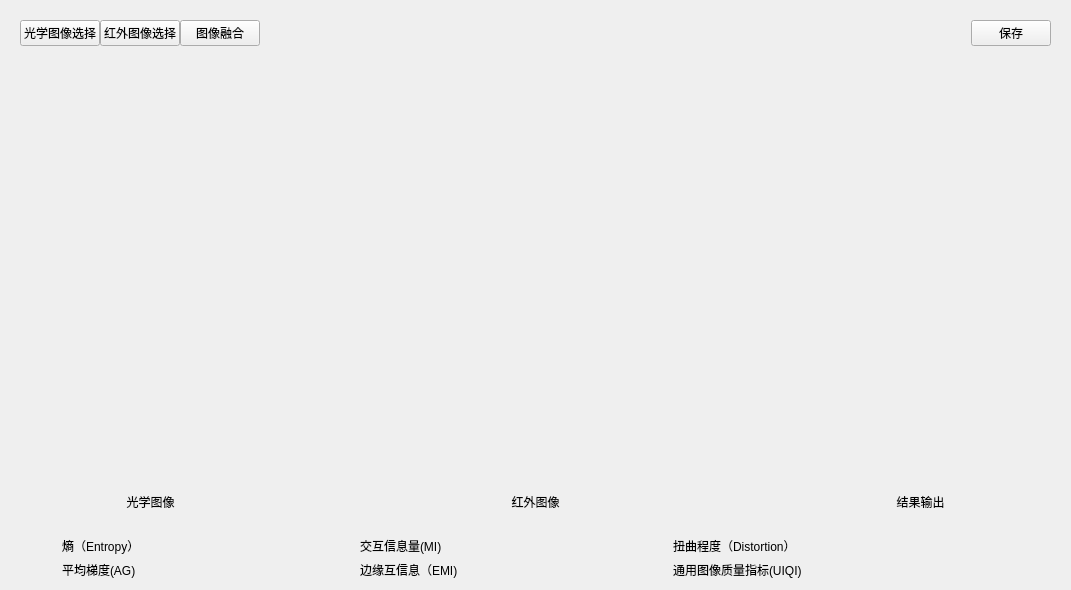
     <widget class="QWidget" name="page3">
      <layout class="QVBoxLayout" name="verticalLayout_5" stretch="0,0,0,0,0">
       <item>
        <widget class="QWidget" name="subWidget2_2" native="true">
         <property name="sizePolicy">
          <sizepolicy hsizetype="Preferred" vsizetype="Fixed">
           <horstretch>0</horstretch>
           <verstretch>0</verstretch>
          </sizepolicy>
         </property>
         <layout class="QHBoxLayout" name="horizontalLayout_36">
          <property name="spacing">
           <number>0</number>
          </property>
          <item>
           <widget class="QPushButton" name="fusionImageSelect1_2">
            <property name="text">
             <string>光学图像选择</string>
            </property>
           </widget>
          </item>
          <item>
           <widget class="QPushButton" name="fusionImageSelect2_2">
            <property name="sizePolicy">
             <sizepolicy hsizetype="Fixed" vsizetype="Fixed">
              <horstretch>0</horstretch>
              <verstretch>0</verstretch>
             </sizepolicy>
            </property>
            <property name="maximumSize">
             <size>
              <width>16777215</width>
              <height>16777215</height>
             </size>
            </property>
            <property name="text">
             <string>红外图像选择</string>
            </property>
           </widget>
          </item>
          <item>
           <widget class="QPushButton" name="imageFusionButton_2">
            <property name="sizePolicy">
             <sizepolicy hsizetype="Fixed" vsizetype="Fixed">
              <horstretch>0</horstretch>
              <verstretch>0</verstretch>
             </sizepolicy>
            </property>
            <property name="text">
             <string>图像融合</string>
            </property>
           </widget>
          </item>
          <item>
           <spacer name="horizontalSpacer_25">
            <property name="orientation">
             <enum>Qt::Horizontal</enum>
            </property>
            <property name="sizeHint" stdset="0">
             <size>
              <width>40</width>
              <height>20</height>
             </size>
            </property>
           </spacer>
          </item>
          <item>
           <widget class="QPushButton" name="fusionsave_2">
            <property name="text">
             <string>保存</string>
            </property>
           </widget>
          </item>
         </layout>
        </widget>
       </item>
       <item>
        <spacer name="verticalSpacer_12">
         <property name="orientation">
          <enum>Qt::Vertical</enum>
         </property>
         <property name="sizeType">
          <enum>QSizePolicy::Preferred</enum>
         </property>
         <property name="sizeHint" stdset="0">
          <size>
           <width>20</width>
           <height>30</height>
          </size>
         </property>
        </spacer>
       </item>
       <item>
        <layout class="QHBoxLayout" name="horizontalLayout_19">
         <item>
          <layout class="QVBoxLayout" name="verticalLayout_21">
           <item>
            <widget class="QLabel" name="merge1_2">
             <property name="sizePolicy">
              <sizepolicy hsizetype="Preferred" vsizetype="Preferred">
               <horstretch>0</horstretch>
               <verstretch>0</verstretch>
              </sizepolicy>
             </property>
             <property name="minimumSize">
              <size>
               <width>279</width>
               <height>385</height>
              </size>
             </property>
             <property name="maximumSize">
              <size>
               <width>279</width>
               <height>385</height>
              </size>
             </property>
             <property name="frameShape">
              <enum>QFrame::NoFrame</enum>
             </property>
             <property name="text">
              <string/>
             </property>
             <property name="pixmap">
              <pixmap resource="qss.qrc">:/image/11111.png</pixmap>
             </property>
             <property name="scaledContents">
              <bool>true</bool>
             </property>
             <property name="alignment">
              <set>Qt::AlignCenter</set>
             </property>
            </widget>
           </item>
           <item>
            <widget class="QLabel" name="label_18">
             <property name="minimumSize">
              <size>
               <width>0</width>
               <height>40</height>
              </size>
             </property>
             <property name="maximumSize">
              <size>
               <width>16777215</width>
               <height>40</height>
              </size>
             </property>
             <property name="text">
              <string>光学图像</string>
             </property>
             <property name="alignment">
              <set>Qt::AlignCenter</set>
             </property>
            </widget>
           </item>
          </layout>
         </item>
         <item>
          <spacer name="horizontalSpacer_21">
           <property name="orientation">
            <enum>Qt::Horizontal</enum>
           </property>
           <property name="sizeType">
            <enum>QSizePolicy::Preferred</enum>
           </property>
           <property name="sizeHint" stdset="0">
            <size>
             <width>100</width>
             <height>20</height>
            </size>
           </property>
          </spacer>
         </item>
         <item>
          <layout class="QVBoxLayout" name="verticalLayout_22">
           <item>
            <widget class="QLabel" name="merge2_2">
             <property name="sizePolicy">
              <sizepolicy hsizetype="Preferred" vsizetype="Preferred">
               <horstretch>0</horstretch>
               <verstretch>0</verstretch>
              </sizepolicy>
             </property>
             <property name="minimumSize">
              <size>
               <width>279</width>
               <height>385</height>
              </size>
             </property>
             <property name="maximumSize">
              <size>
               <width>279</width>
               <height>385</height>
              </size>
             </property>
             <property name="frameShape">
              <enum>QFrame::NoFrame</enum>
             </property>
             <property name="text">
              <string/>
             </property>
             <property name="pixmap">
              <pixmap resource="qss.qrc">:/image/11111.png</pixmap>
             </property>
             <property name="scaledContents">
              <bool>true</bool>
             </property>
             <property name="alignment">
              <set>Qt::AlignCenter</set>
             </property>
            </widget>
           </item>
           <item>
            <widget class="QLabel" name="label_19">
             <property name="minimumSize">
              <size>
               <width>0</width>
               <height>40</height>
              </size>
             </property>
             <property name="maximumSize">
              <size>
               <width>16777215</width>
               <height>40</height>
              </size>
             </property>
             <property name="text">
              <string>红外图像</string>
             </property>
             <property name="alignment">
              <set>Qt::AlignCenter</set>
             </property>
            </widget>
           </item>
          </layout>
         </item>
         <item>
          <spacer name="horizontalSpacer_22">
           <property name="orientation">
            <enum>Qt::Horizontal</enum>
           </property>
           <property name="sizeType">
            <enum>QSizePolicy::Preferred</enum>
           </property>
           <property name="sizeHint" stdset="0">
            <size>
             <width>100</width>
             <height>20</height>
            </size>
           </property>
          </spacer>
         </item>
         <item>
          <layout class="QVBoxLayout" name="verticalLayout_23">
           <item>
            <widget class="QLabel" name="merge3_2">
             <property name="sizePolicy">
              <sizepolicy hsizetype="Preferred" vsizetype="Preferred">
               <horstretch>0</horstretch>
               <verstretch>0</verstretch>
              </sizepolicy>
             </property>
             <property name="minimumSize">
              <size>
               <width>279</width>
               <height>385</height>
              </size>
             </property>
             <property name="maximumSize">
              <size>
               <width>279</width>
               <height>385</height>
              </size>
             </property>
             <property name="frameShape">
              <enum>QFrame::NoFrame</enum>
             </property>
             <property name="text">
              <string/>
             </property>
             <property name="pixmap">
              <pixmap resource="qss.qrc">:/image/11111.png</pixmap>
             </property>
             <property name="scaledContents">
              <bool>true</bool>
             </property>
             <property name="alignment">
              <set>Qt::AlignCenter</set>
             </property>
            </widget>
           </item>
           <item>
            <widget class="QLabel" name="label_28">
             <property name="minimumSize">
              <size>
               <width>0</width>
               <height>40</height>
              </size>
             </property>
             <property name="maximumSize">
              <size>
               <width>16777215</width>
               <height>40</height>
              </size>
             </property>
             <property name="text">
              <string>结果输出</string>
             </property>
             <property name="alignment">
              <set>Qt::AlignCenter</set>
             </property>
            </widget>
           </item>
          </layout>
         </item>
        </layout>
       </item>
       <item>
        <spacer name="verticalSpacer_13">
         <property name="orientation">
          <enum>Qt::Vertical</enum>
         </property>
         <property name="sizeType">
          <enum>QSizePolicy::Preferred</enum>
         </property>
         <property name="sizeHint" stdset="0">
          <size>
           <width>17</width>
           <height>9</height>
          </size>
         </property>
        </spacer>
       </item>
       <item>
        <layout class="QHBoxLayout" name="horizontalLayout_20">
         <item>
          <layout class="QVBoxLayout" name="verticalLayout_24" stretch="1,1">
           <item>
            <layout class="QHBoxLayout" name="horizontalLayout_21">
             <item>
              <widget class="QLabel" name="entropyLabel_3">
               <property name="maximumSize">
                <size>
                 <width>150</width>
                 <height>20</height>
                </size>
               </property>
               <property name="frameShape">
                <enum>QFrame::NoFrame</enum>
               </property>
               <property name="text">
                <string>熵（Entropy）</string>
               </property>
              </widget>
             </item>
             <item>
              <widget class="QLabel" name="entropy_label_2">
               <property name="minimumSize">
                <size>
                 <width>50</width>
                 <height>0</height>
                </size>
               </property>
               <property name="maximumSize">
                <size>
                 <width>70</width>
                 <height>20</height>
                </size>
               </property>
               <property name="text">
                <string/>
               </property>
              </widget>
             </item>
            </layout>
           </item>
           <item>
            <layout class="QHBoxLayout" name="horizontalLayout_22">
             <item>
              <widget class="QLabel" name="value1_3">
               <property name="maximumSize">
                <size>
                 <width>150</width>
                 <height>20</height>
                </size>
               </property>
               <property name="text">
                <string>平均梯度(AG)</string>
               </property>
              </widget>
             </item>
             <item>
              <widget class="QLabel" name="Grad_ave_2">
               <property name="minimumSize">
                <size>
                 <width>50</width>
                 <height>0</height>
                </size>
               </property>
               <property name="maximumSize">
                <size>
                 <width>70</width>
                 <height>20</height>
                </size>
               </property>
               <property name="text">
                <string/>
               </property>
              </widget>
             </item>
            </layout>
           </item>
          </layout>
         </item>
         <item>
          <spacer name="horizontalSpacer_23">
           <property name="orientation">
            <enum>Qt::Horizontal</enum>
           </property>
           <property name="sizeType">
            <enum>QSizePolicy::Preferred</enum>
           </property>
           <property name="sizeHint" stdset="0">
            <size>
             <width>15</width>
             <height>20</height>
            </size>
           </property>
          </spacer>
         </item>
         <item>
          <layout class="QVBoxLayout" name="verticalLayout_25" stretch="1,1">
           <item>
            <layout class="QHBoxLayout" name="horizontalLayout_23">
             <item>
              <widget class="QLabel" name="value2_4">
               <property name="maximumSize">
                <size>
                 <width>150</width>
                 <height>20</height>
                </size>
               </property>
               <property name="text">
                <string>交互信息量(MI)</string>
               </property>
              </widget>
             </item>
             <item>
              <widget class="QLabel" name="mutual_2">
               <property name="minimumSize">
                <size>
                 <width>50</width>
                 <height>0</height>
                </size>
               </property>
               <property name="maximumSize">
                <size>
                 <width>85</width>
                 <height>20</height>
                </size>
               </property>
               <property name="text">
                <string/>
               </property>
              </widget>
             </item>
            </layout>
           </item>
           <item>
            <layout class="QHBoxLayout" name="horizontalLayout_24">
             <item>
              <widget class="QLabel" name="eMILabel_4">
               <property name="maximumSize">
                <size>
                 <width>150</width>
                 <height>20</height>
                </size>
               </property>
               <property name="text">
                <string>边缘互信息（EMI)</string>
               </property>
              </widget>
             </item>
             <item>
              <widget class="QLabel" name="label_29">
               <property name="minimumSize">
                <size>
                 <width>50</width>
                 <height>0</height>
                </size>
               </property>
               <property name="maximumSize">
                <size>
                 <width>85</width>
                 <height>20</height>
                </size>
               </property>
               <property name="text">
                <string/>
               </property>
              </widget>
             </item>
            </layout>
           </item>
          </layout>
         </item>
         <item>
          <spacer name="horizontalSpacer_24">
           <property name="orientation">
            <enum>Qt::Horizontal</enum>
           </property>
           <property name="sizeType">
            <enum>QSizePolicy::Preferred</enum>
           </property>
           <property name="sizeHint" stdset="0">
            <size>
             <width>15</width>
             <height>20</height>
            </size>
           </property>
          </spacer>
         </item>
         <item>
          <layout class="QVBoxLayout" name="verticalLayout_26" stretch="1,1">
           <item>
            <layout class="QHBoxLayout" name="horizontalLayout_32">
             <item>
              <widget class="QLabel" name="value2_5">
               <property name="minimumSize">
                <size>
                 <width>100</width>
                 <height>0</height>
                </size>
               </property>
               <property name="maximumSize">
                <size>
                 <width>180</width>
                 <height>20</height>
                </size>
               </property>
               <property name="text">
                <string>扭曲程度（Distortion）</string>
               </property>
              </widget>
             </item>
             <item>
              <widget class="QLabel" name="wrap_2">
               <property name="minimumSize">
                <size>
                 <width>100</width>
                 <height>0</height>
                </size>
               </property>
               <property name="maximumSize">
                <size>
                 <width>150</width>
                 <height>20</height>
                </size>
               </property>
               <property name="text">
                <string/>
               </property>
              </widget>
             </item>
            </layout>
           </item>
           <item>
            <layout class="QHBoxLayout" name="horizontalLayout_34">
             <item>
              <widget class="QLabel" name="eMILabel_5">
               <property name="minimumSize">
                <size>
                 <width>100</width>
                 <height>0</height>
                </size>
               </property>
               <property name="maximumSize">
                <size>
                 <width>180</width>
                 <height>20</height>
                </size>
               </property>
               <property name="text">
                <string>通用图像质量指标(UIQI)</string>
               </property>
              </widget>
             </item>
             <item>
              <widget class="QLabel" name="quality_2">
               <property name="minimumSize">
                <size>
                 <width>100</width>
                 <height>0</height>
                </size>
               </property>
               <property name="maximumSize">
                <size>
                 <width>150</width>
                 <height>20</height>
                </size>
               </property>
               <property name="text">
                <string/>
               </property>
              </widget>
             </item>
            </layout>
           </item>
          </layout>
         </item>
        </layout>
       </item>
      </layout>
     </widget>
